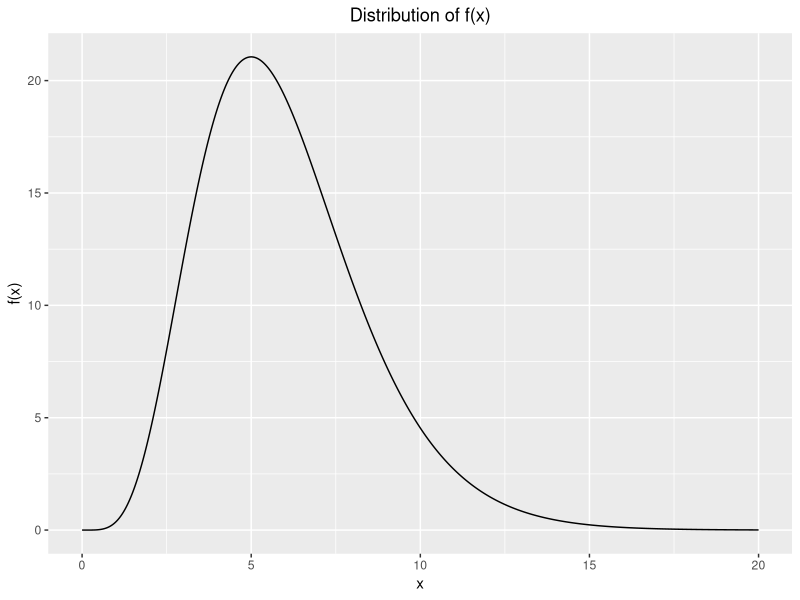

Write R code to recreate this figure. (Note: this script raises an error after producing the figure.)
## ---- chunk 1
knitr::opts_chunk$set(echo = TRUE)
## ---- chunk 2
library(ggplot2)

f <- function(x) {
  if (x > 0) {result <- x^5 * exp(-x)}
  else {result <- 0}
  return(result)
}

x <- seq(0, 20, 0.01)
to_plot <- data.frame(x = x,
                      f = sapply(x, f),
                      lognorm = sapply(x, dlnorm))


f_plot <- ggplot(to_plot) + 
  geom_line(mapping = aes(x, f)) +
  labs(x = "x", y = "f(x)", title = "Distribution of f(x)") +
  theme(plot.title = element_text(hjust = 0.5))

f_plot
## ---- chunk 3
# compute 2.5% percentile
integrate(f, lower = 0, upper = 2.2)$value/integrate(f, lower = 0, upper = Inf)$value

# compute 97.5% percentile
integrate(f, lower = 0, upper = 11.7)$value/integrate(f, lower = 0, upper = Inf)$value
## ---- chunk 4
f_log_norm_MH <- function(n, x_0, sd, print_plot = FALSE) {
  trials <- 1:n
  samples <- c(x_0)
  for (i in 2:n) {
    x_t <- samples[i-1]
    y <- rlnorm(1, meanlog = log(x_t), sdlog = sd) 
    u <- runif(1)
    
    # avoid denominator = 0
    if ((f(x_t) == 0) | dlnorm(x = y, meanlog = log(x_t), sdlog = sd) == 0) {
      acc_value <- 1
    }
    else {
      acc_value <- (f(y) * dlnorm(x = x_t, meanlog = log(y), sdlog = sd))/
        ((f(x_t) * dlnorm(x = y, meanlog = log(x_t), sdlog = sd)))
    }
    
    acc <- min(c(1, acc_value))
    
    if (u <= acc) {samples <- append(samples, y)}
    else {samples <- append(samples, x_t)}
  }
  
  data <- data.frame(n = trials,
                     sample = samples)
  
  plot <- ggplot(data) +
    geom_line(mapping = aes(n, sample)) +
    geom_hline(yintercept = 11.7,  color = "red3") +  # reference lines
    geom_hline(yintercept = 2.2,  color = "red3") +
    ggtitle("Time series plot of sampled data") +
    theme(plot.title = element_text(hjust = 0.5))

  if (print_plot == T) {print(plot)}
  
  return(data)
}

## ---- chunk 5
set.seed(123123)
data_log_norm <- f_log_norm_MH(10000, 20, sd=1, print_plot = TRUE)
## ---- chunk 6
library(gridExtra)

plot_1 <- ggplot(data_log_norm) + geom_histogram(bins = 30, color="black", aes(x=sample, y=..density..)) + 
  geom_density(mapping = aes(sample), color="red3") +
  ggtitle("Histogram of sampled data (proposal: logNorm)") +
  theme(plot.title = element_text(hjust = 0.5)) +
  scale_x_continuous(breaks = seq(0,20, 5), limits = c(0,20)) 

grid.arrange(plot_1, f_plot, nrow=2, ncol=1)
## ---- chunk 7
f_chi_sq_MH <- function(n, x_0, print_plot = FALSE) {
  trials <- 1:n
  samples <- c(x_0)
  for (i in 2:n) {
    x_t <- samples[i-1]
    y <- rchisq(1, df = floor(x_t + 1))
    u <- runif(1)
    
    # avoid denominator = 0
    if ((f(x_t) == 0)) {
      acc_value <- 1
    }
    
    else {
      acc_value <- (f(y) * dchisq(x_t, df = floor(y + 1)))/
        ((f(x_t) * dchisq(y, df = floor(x_t + 1))))
    }
    
    acc <- min(c(1, acc_value))
    
    if (u <= acc) {samples <- append(samples, y)}
    else {samples <- append(samples, x_t)}
  }
  
  data <- data.frame(trial = trials,
                     sample = samples)
  
  plot <- ggplot(data) +
    geom_line(mapping = aes(trial, sample)) +
    geom_hline(yintercept = 11.7, color = "red3") + 
    geom_hline(yintercept = 2.2,  color = "red3") +
    ggtitle("Time series plot of sampled data") +
    theme(plot.title = element_text(hjust = 0.5))

  
  if (print_plot == T) {print(plot)}
  
  return(data)
}
## ---- chunk 8
set.seed(12345)
data_chi <- f_chi_sq_MH(10000, 20, print_plot = TRUE)
## ---- chunk 9
plot_2 <- ggplot(data_chi) + geom_histogram(bins = 30, color="black", aes(x=sample, y=..density..)) + 
  geom_density(mapping = aes(sample), color="red3") +
  ggtitle("Histogram of sampled data (proposal: Chi-Squared)") +
  theme(plot.title = element_text(hjust = 0.5)) +
  scale_x_continuous(breaks = seq(0,20, 5), limits = c(0,20)) 

grid.arrange(plot_2, f_plot, nrow=2, ncol=1)
## ---- chunk 10
library(coda)

n <- 100
k <- 10
f1 <- mcmc.list()

X1 <- matrix(NA, ncol=k, nrow=n)

for (i in 1:10) {
  X1[,i] <- f_chi_sq_MH(n, x_0 = i)$sample
} 

for (i in 1:k) {
  f1[[i]]<-as.mcmc(X1[,i])
}

print(gelman.diag(f1))
## ---- chunk 11
# mean value for first sample
integral_1 <- mean(data_log_norm$sample)

# mean value for second sample
integral_2 <- mean(data_chi$sample)
## ---- chunk 12
sprintf("Approximation of integral using first sample: %.2f", integral_1)
print("")
sprintf("Approximation of integral using second sample: %.2f", integral_2)
